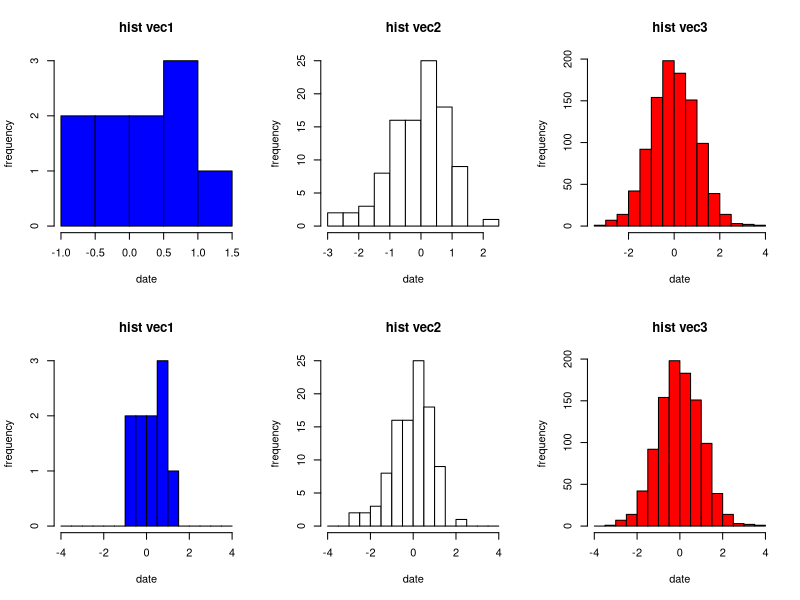

R code for this plot:
##############################################
#Problème 1
##############################################

vec1=rnorm(10)
vec2=rnorm(100)
vec3=rnorm(1000)
pdf("Problème1.pdf")
par(mfrow = c(2,3))
hist(vec1,col="blue",xlab="date",ylab="frequency",main="hist vec1")

hist(vec2,col="white",xlab="date",ylab="frequency",main="hist vec2")

hist(vec3,col="red",xlab="date",ylab="frequency",main="hist vec3")

hist(vec1,col="blue",xlab="date",ylab="frequency",main="hist vec1",breaks=c(seq(floor(min(c(vec1,vec2,vec3))),ceiling(max(c(vec1,vec2,vec3))),0.5)))
hist(vec2,col="white",xlab="date",ylab="frequency",main="hist vec2",breaks=c(seq(floor(min(c(vec1,vec2,vec3))),ceiling(max(c(vec1,vec2,vec3))),0.5)))
hist(vec3,col="red",xlab="date",ylab="frequency",main="hist vec3",breaks=c(seq(floor(min(c(vec1,vec2,vec3))),ceiling(max(c(vec1,vec2,vec3))),0.5)))

dev.off()

